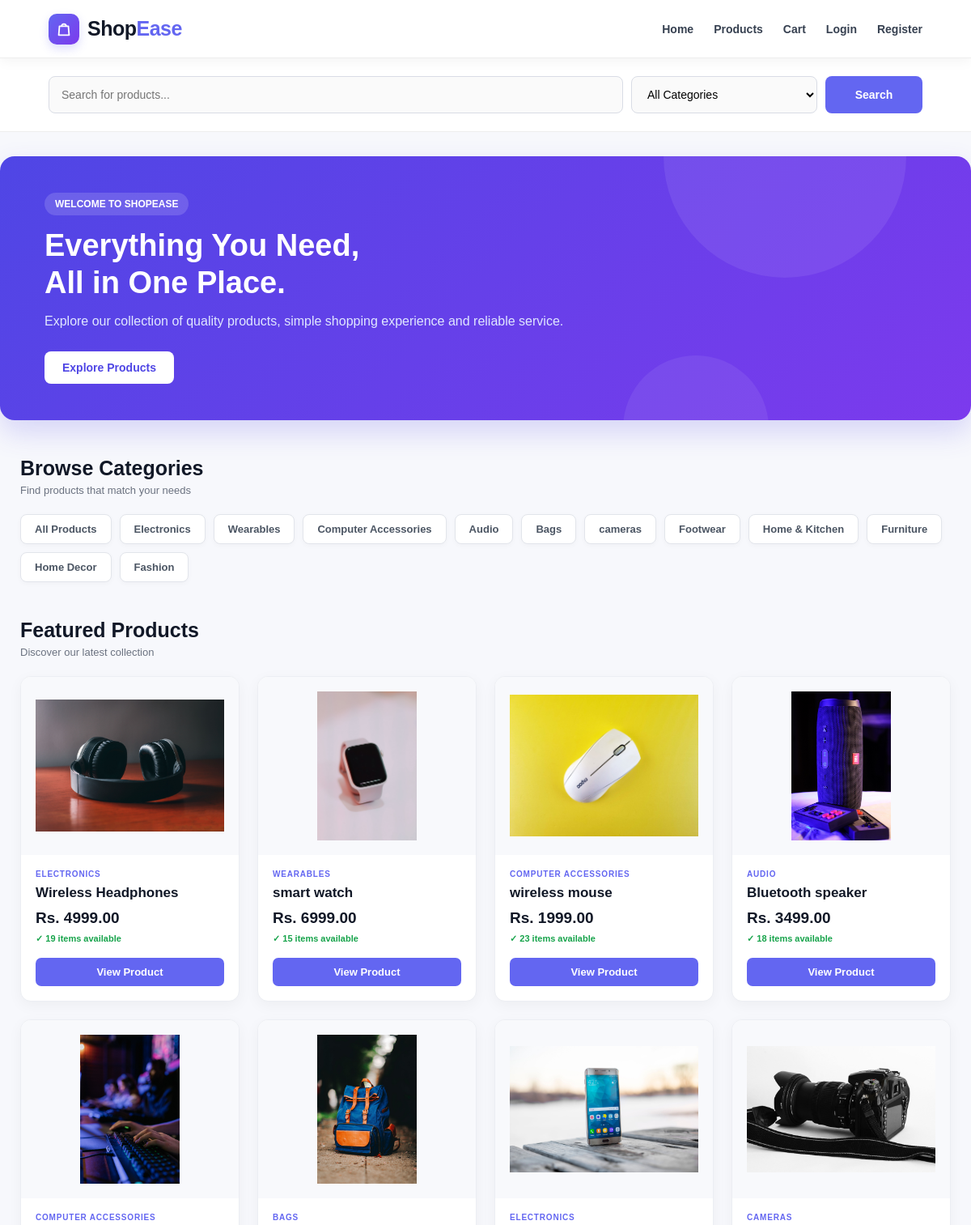
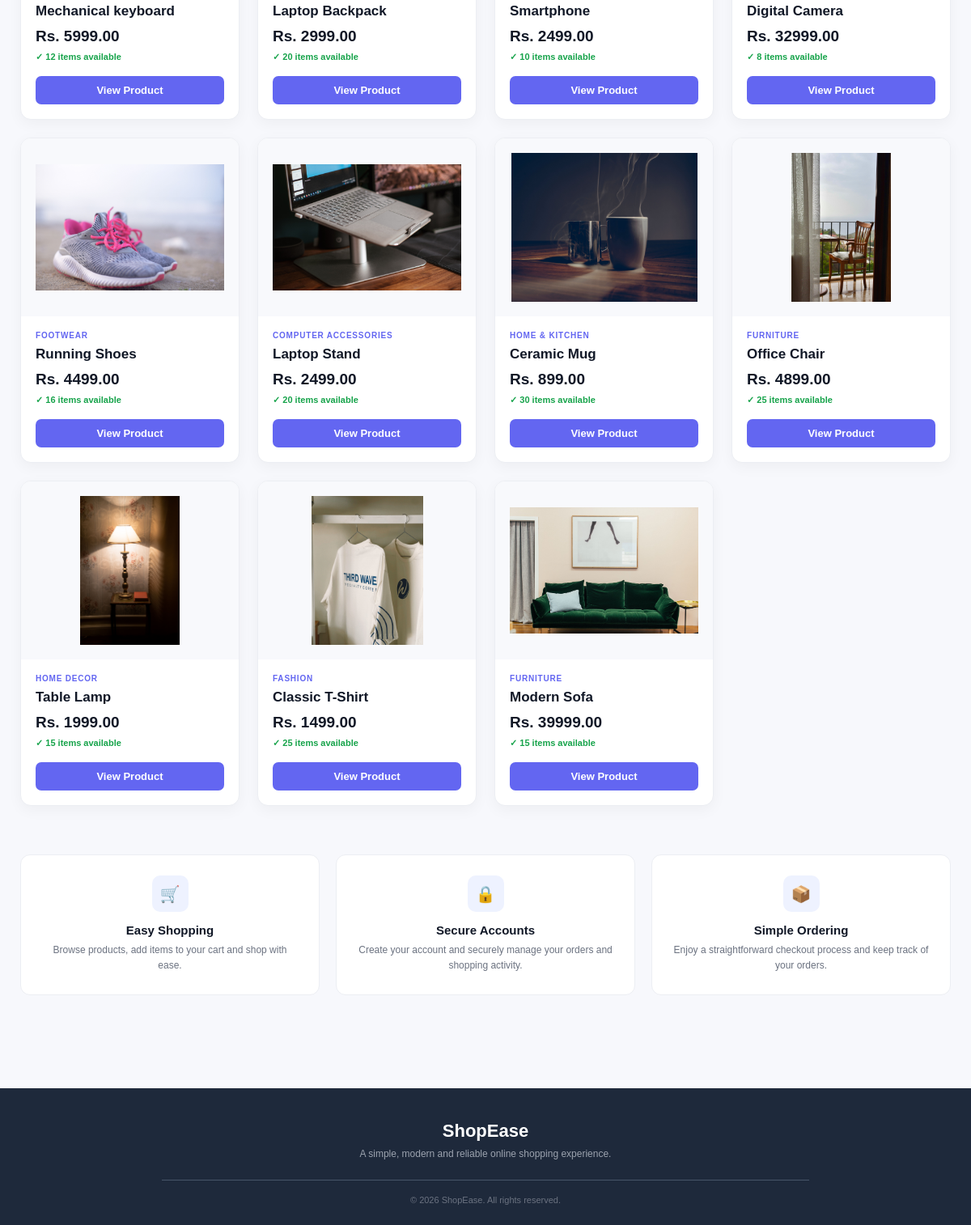
The page / on the database its author committed (2 pictures, top to bottom).
### store/models.py (models this page shows, shortened)
class Product(models.Model):
    name = models.CharField(max_length=200)
    description = models.TextField()
    price = models.DecimalField(max_digits=10, decimal_places=2)
    image = models.ImageField(
    upload_to='products/',
    blank=True,
    null=True
)
    stock = models.PositiveIntegerField(default=0)
    category = models.CharField(max_length=100, blank=True)
    created_at = models.DateTimeField(auto_now_add=True)

### store/views.py (the view)
# urls.py: 2. Add a URL to urlpatterns:  path('', views.home, name='home')
def home(request):
    search = request.GET.get('search', '')
    category = request.GET.get('category', '')
    products = Product.objects.all()
    if search:
        products = products.filter(
            name__icontains=search
        )
    if category:
        products = products.filter(
            category__iexact=category
        )
    categories = Product.objects.values_list(
        'category',
        flat=True
    ).distinct()
    return render(
        request,
        'home.html',
        {
            'products': products,
            'categories': categories,
            'search': search,
            'selected_category': category,
        }
    )

### templates/home.html (shortened to what this page needs)
<!DOCTYPE html>
<html lang="en">
<head>
</head>
<body>
    <header>
        <a href="{% url 'home' %}" class="brand">
            <div class="logo-mark">
                <svg viewBox="0 0 24 24">
                    <path d="M6 8h12l1 12H5L6 8Z"></path>
                    <path d="M9 8a3 3 0 0 1 6 0"></path>
                </svg>
            </div>
            <div class="logo-text">
                Shop<span>Ease</span>
            </div>
        </a>
        <nav>
            <a href="{% url 'home' %}">
                Home
            </a>
            <a href="#products">
                Products
            </a>
            <a href="{% url 'cart' %}" class="nav-cart">
                Cart
            </a>
            {% if user.is_authenticated %}
            <span class="welcome">
                Welcome, {{ user.username }}
            </span>
            <a href="{% url 'my_orders' %}">
                My Orders
            </a>
            <a href="{% url 'logout' %}">
                Logout
            </a>
            {% else %}
            <a href="{% url 'login' %}" class="nav-login">
                Login
            </a>
            <a href="{% url 'register' %}" class="nav-register">
                Register
            </a>
            {% endif %}
        </nav>
    </header>
    <div class="search-wrapper">
        <div class="search-container">
            <form method="GET" action="{% url 'home' %}" class="search-form">
                <input type="text" name="search" placeholder="Search for products..." value="{{ search }}">
                <select name="category">
                    <option value="">
                        All Categories
                    </option>
                </select>
                <button type="submit">
                    Search
                </button>
            </form>
        </div>
    </div>
    <section class="banner">
        <div class="banner-content">
            <span class="banner-label">
                WELCOME TO SHOPEASE
            </span>
            <h1>
                Everything You Need,<br>
                All in One Place.
            </h1>
            <p>
                Explore our collection of quality products,
                simple shopping experience and reliable service.
            </p>
            <a href="#products" class="banner-btn">
                Explore Products
            </a>
        </div>
    </section>
    <div class="container">
        <div class="section-header">
            <div>
                <h2>
                    Browse Categories
                </h2>
                <p>
                    Find products that match your needs
                </p>
            </div>
        </div>
        <div class="categories">
            <a href="{% url 'home' %}" class="category-btn">
                All Products
            </a>
            {% for cat in categories %}
            {% if cat %}
            <a href="?category={{ cat }}" class="category-btn">
                {{ cat }}
            </a>
            {% endif %}
            {% endfor %}
        </div>
        <div id="products">
            <div class="products-heading">
                <h2>
                    Featured Products
                </h2>
                <p>
                    Discover our latest collection
                </p>
            </div>
            {% if products %}
            <div class="products-grid">
                {% for product in products %}
                <div class="product-card">
                    <div class="product-image-container">
                        {% if product.image %}
                        <img src="{{ product.image.url }}" alt="{{ product.name }}" class="product-image"
                            loading="lazy">
                        {% else %}
                        <div class="no-image">
                            No Image Available
                        </div>
                        {% endif %}
                    </div>
                    <div class="product-info">
                        <div class="product-category">
                            {{ product.category }}
                        </div>
                        <div class="product-name">
                            {{ product.name }}
                        </div>
                        <div class="product-price">
                            Rs. {{ product.price }}
                        </div>
                        {% if product.stock > 0 %}
                        <div class="stock">
                            ✓ {{ product.stock }} items available
                        </div>
                        {% else %}
                        <div class="stock out-stock">
                            ✕ Out of Stock
                        </div>
                        {% endif %}
                        <a href="{% url 'product_detail' product.id %}" class="view-btn">
                            View Product
                        </a>
                    </div>
                </div>
                {% endfor %}
            </div>
            {% endif %}
        </div>
        <div class="features">
            <div class="feature">
                <div class="feature-icon">
                    🛒
                </div>
                <h3>
                    Easy Shopping
                </h3>
                <p>
                    Browse products, add items to your cart
                    and shop with ease.
                </p>
            </div>
            <div class="feature">
                <div class="feature-icon">
                    🔒
                </div>
                <h3>
                    Secure Accounts
                </h3>
                <p>
                    Create your account and securely manage
                    your orders and shopping activity.
                </p>
            </div>
            <div class="feature">
                <div class="feature-icon">
                    📦
                </div>
                <h3>
                    Simple Ordering
                </h3>
                <p>
                    Enjoy a straightforward checkout process
                    and keep track of your orders.
                </p>
            </div>
        </div>
    </div>
    <footer>
        <div class="footer-logo">
            ShopEase
        </div>
        <p>
            A simple, modern and reliable online shopping experience.
        </p>
        <div class="footer-line"></div>
        <div class="copyright">
            © 2026 ShopEase. All rights reserved.
        </div>
    </footer>
</body>
</html>

### rows shown on the page
Product: image (picture), category "ELECTRONICS", name "Wireless Headphones", price "4999.00", stock "19"
Product: image (picture), category "WEARABLES", name "smart watch", price "6999.00", stock "15"
Product: image (picture), category "COMPUTER ACCESSORIES", name "wireless mouse", price "1999.00", stock "23"
Product: image (picture), category "AUDIO", name "Bluetooth speaker", price "3499.00", stock "18"
Product: image (picture), category "COMPUTER ACCESSORIES", name "Mechanical keyboard", price "5999.00", stock "12"
Product: image (picture), category "BAGS", name "Laptop Backpack", price "2999.00", stock "20"
Product: image (picture), category "ELECTRONICS", name "Smartphone", price "2499.00", stock "10"
Product: image (picture), category "CAMERAS", name "Digital Camera", price "32999.00", stock "8"
Product: image (picture), category "FOOTWEAR", name "Running Shoes", price "4499.00", stock "16"
Product: image (picture), category "COMPUTER ACCESSORIES", name "Laptop Stand", price "2499.00", stock "20"
Product: image (picture), category "HOME & KITCHEN", name "Ceramic Mug", price "899.00", stock "30"
Product: image (picture), category "FURNITURE", name "Office Chair", price "4899.00", stock "25"
Product: image (picture), category "HOME DECOR", name "Table Lamp", price "1999.00", stock "15"
Product: image (picture), category "FASHION", name "Classic T-Shirt", price "1499.00", stock "25"
Product: image (picture), category "FURNITURE", name "Modern Sofa", price "39999.00", stock "15"

### other values the page prints
{{ cat }} "Electronics" "Wearables" "Computer Accessories" "Audio" "Bags" "cameras" "Footwear" "Home & Kitchen" "Furniture" "Home Decor" "Fashion"
